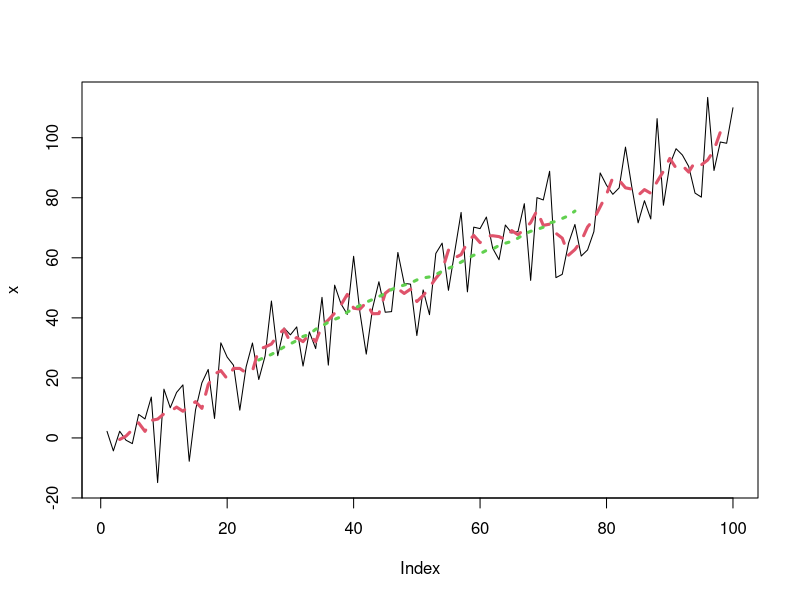
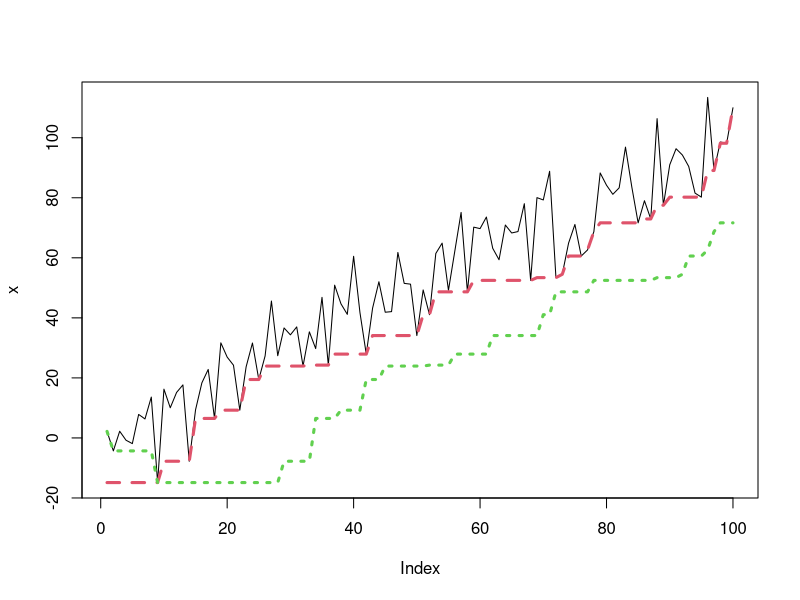

Reproduce these figures in R, in order.
# zmienna liniowa wyliczana w oknie czasowym
x <- rnorm(n = 100,mean = 0, sd = 10) + 1:100
mn <- function(n) rep(1/n, n)
plot(x, type='l', lwd=1)
lines(filter(x, mn(5)), col = 2, lwd = 3, lty =2)
lines(filter(x, mn(50)), col = 3, lwd = 3, lty =3)

# zmienna nieliniowa wyliczana w oknie czasowym
require(zoo)
f1 <- rollapply(zoo(x), 20, function(w) min(w),align="left",partial=TRUE)
f2 <- rollapply(zoo(x), 20, function(w) min(w),align="right",partial=TRUE)
plot(x, lwd=1, type='l')
lines(f1, col = 2, lwd=3, lty=2)
lines(f2, col = 3, lwd=3, lty=3)

#
# Czy wyrownanie do lewej pozwala oszacowac dane na podstawie danych z przyszlosci
# Jezeli zle odwzorowuja dane, to znaczy ze w tym szeregu na podstawie przeszlosci
# nie da sie przywidziec przyszlosci => nie ma sensu zajmowac sie tym szeregiem
#

